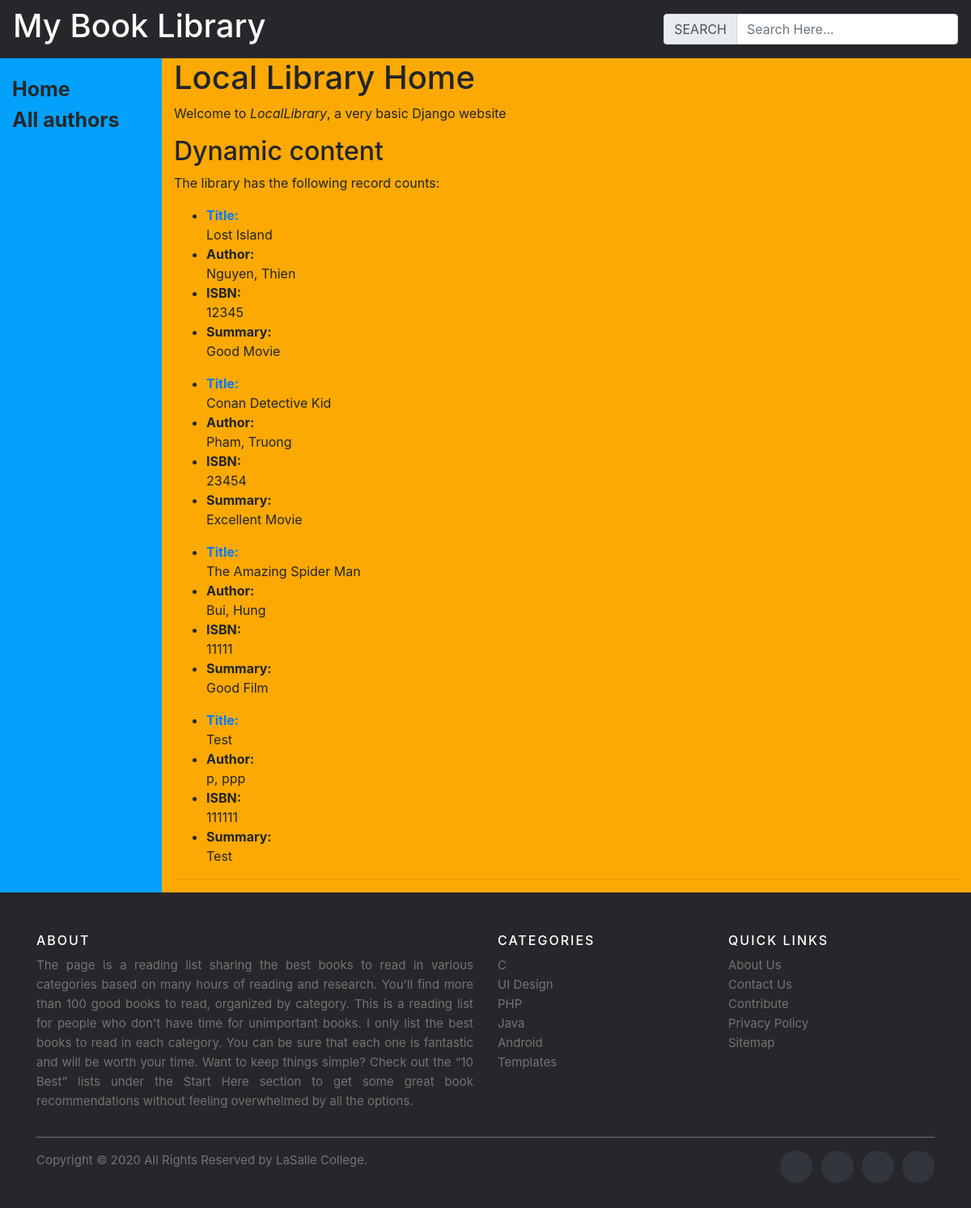
The page / on the database its author committed.
### posts/models.py (models this page shows, shortened)
class Book(models.Model):
    title = models.CharField(max_length=200)
    author = models.OneToOneField(Author,on_delete = models.CASCADE)
    summary = models.TextField()
    isbn = models.CharField(max_length = 13)
    genre = models.ForeignKey(Genre,on_delete = models.CASCADE)

class Author(models.Model):
    firstName = models.CharField(max_length=200)
    lastName = models.CharField(max_length=200)
    date_of_birth = models.DateField(default= timezone.now)
    def __str__(self):
        return f'{self.lastName}, {self.firstName}'

### posts/views.py (the view)
# urls.py: 2. Add a URL to urlpatterns:  path('', views.home, name='home')
def home(request):
    context={'books':Book.objects.all(), 'title':'Home'}
    return render(request,'mylibrary/index.html',context)

### posts/templates/mylibrary/index.html
{% extends "mylibrary/base_generic.html" %}
{% block content %}
<h1>Local Library Home</h1>
<p>Welcome to <em>LocalLibrary</em>, a very basic Django website </p>
<h2>Dynamic content</h2>
<p>The library has the following record counts:</p>
{% for b in books %}
<ul>
	<li><strong><a href="/book/{{b.id}}/">Title:</a></strong> <br>{{b.title}}</li>
	<li><strong>Author:</strong> <br>{{b.author}}</li>
	<li><strong>ISBN:</strong> <br>{{b.isbn}}</li>
	<li><strong>Summary:</strong> <br> {{b.summary}}</li>
</ul>
{% endfor %}
<hr>
{% endblock %}

### rows shown on the page
Book: title "Lost Island", author "Nguyen, Thien", isbn "12345", summary "Good Movie"
Book: title "Conan Detective Kid", author "Pham, Truong", isbn "23454", summary "Excellent Movie"
Book: title "The Amazing Spider Man", author "Bui, Hung", isbn "11111", summary "Good Film"
Book: title "Test", author "p, ppp", isbn "111111", summary "Test"
